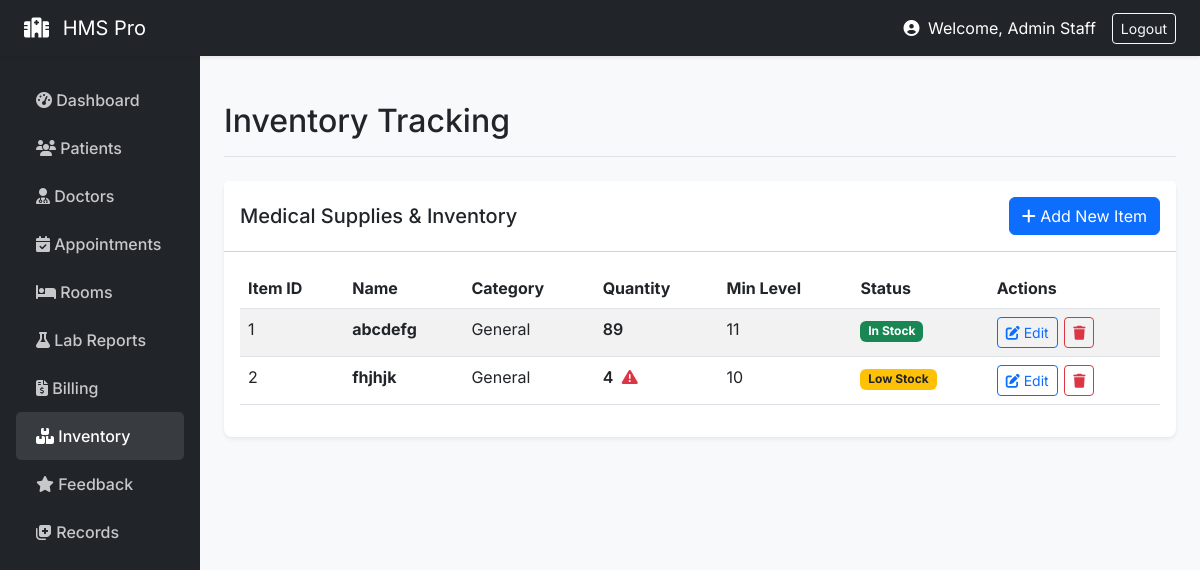
The app's page /staff/inventory (signed in) with its own data.
### models/__init__.py (models this page shows, shortened)
class User(UserMixin, db.Model):
    id = db.Column(db.Integer, primary_key=True)
    email = db.Column(db.String(120), unique=True, nullable=False)
    name = db.Column(db.String(100), nullable=False)
    role = db.Column(db.String(20), nullable=False)
    password_hash = db.Column(db.String(200), nullable=False)
    age = db.Column(db.Integer)
    gender = db.Column(db.String(10))
    staff_role = db.Column(db.String(50))
    department = db.Column(db.String(50))
    staff_id = db.Column(db.String(20))
    created_at = db.Column(db.DateTime, default=datetime.utcnow)

class Inventory(db.Model):
    id = db.Column(db.Integer, primary_key=True)
    name = db.Column(db.String(100))
    quantity = db.Column(db.Integer)
    expiry_date = db.Column(db.Date)
    supplier = db.Column(db.String(100))
    category = db.Column(db.String(50))
    min_stock = db.Column(db.Integer, default=10)

### routes/staff.py (the view, shortened to what this page needs)
@staff_bp.route('/inventory', methods=['GET', 'POST'])
def inventory():
    form = InventoryForm()
    items = Inventory.query.all()
    return render_template('inventory.html', items=items, form=form)

### models/__init__.py (called while the page is built)
@login_manager.user_loader
def load_user(user_id):
    return User.query.get(int(user_id))

### routes/staff.py (called while the page is built)
def staff_required(f):
    @wraps(f)
    def decorated_function(*args, **kwargs):
        if current_user.role != 'staff':
            flash('Staff access only', 'danger')
            return redirect(url_for('auth.login'))
        return f(*args, **kwargs)
    return decorated_function

@staff_bp.before_request
@login_required
@staff_required
def before_request():
    pass

### templates/inventory.html (shortened to what this page needs)
{% extends "base.html" %}
{% block page_title %}Inventory Tracking{% endblock %}
{% block content %}
<div class="card">
    <div class="card-header bg-white d-flex justify-content-between align-items-center py-3">
        <h5 class="mb-0">Medical Supplies & Inventory</h5>
        <button type="button" class="btn btn-primary" data-bs-toggle="modal" data-bs-target="#addItemModal">
            <i class="fas fa-plus"></i> Add New Item
        </button>
    </div>
    <div class="card-body">
        {% if items|length == 0 %}
        <div class="text-center text-muted py-5">
            <i class="fas fa-boxes fa-3x mb-3"></i>
            <p>No inventory items found. Click "Add New Item" to create one.</p>
        </div>
        {% else %}
        <table class="table table-striped table-hover datatable w-100">
            <thead>
                <tr>
                    <th>Item ID</th>
                    <th>Name</th>
                    <th>Category</th>
                    <th>Quantity</th>
                    <th>Min Level</th>
                    <th>Status</th>
                    <th>Actions</th>
                </tr>
            </thead>
            <tbody>
                {% for item in items %}
                <tr>
                    <td>{{ item.id }}</td>
                    <td><strong>{{ item.name }}</strong></td>
                    <td>{{ item.category or 'General' }}</td>
                    <td>
                        <span style="font-weight: 600;">{{ item.quantity }}</span>
                        {% if item.quantity <= item.min_stock %}
                        <i class="fas fa-exclamation-triangle text-danger ms-1" title="Low Stock"></i>
                        {% endif %}
                    </td>
                    <td>{{ item.min_stock }}</td>
                    <td>
                        {% if item.quantity == 0 %}
                        <span class="badge bg-danger">Out of Stock</span>
                        {% elif item.quantity <= item.min_stock %}
                        <span class="badge bg-warning text-dark">Low Stock</span>
                        {% else %}
                        <span class="badge bg-success">In Stock</span>
                        {% endif %}
                    </td>
                    <td class="text-nowrap">
                        <a href="{{ url_for('staff.edit_inventory', id=item.id) }}" class="btn btn-sm btn-outline-primary" title="Edit"><i class="fas fa-edit"></i> Edit</a>
                        <form action="{{ url_for('staff.delete_inventory', id=item.id) }}" method="POST" class="action-form" onsubmit="return confirm('Delete this inventory item?');">
                            <button type="submit" class="btn btn-sm btn-outline-danger" title="Delete"><i class="fas fa-trash"></i></button>
                        </form>
                    </td>
                </tr>
                {% endfor %}
            </tbody>
        </table>
        {% endif %}
    </div>
</div>
{% endblock %}

### templates/base.html (shortened to what this page needs)
<!doctype html>
<html lang="en">
<head>
  <link href="https://cdn.jsdelivr.net/npm/bootstrap@5.3.0/dist/css/bootstrap.min.css" rel="stylesheet">
  <link rel="stylesheet" href="https://cdnjs.cloudflare.com/ajax/libs/font-awesome/6.4.0/css/all.min.css">
</head>
<body>
{% if current_user.is_authenticated %}
<nav class="navbar navbar-dark bg-dark sticky-top shadow-sm">
  <div class="container-fluid px-4">
    <a class="navbar-brand" href="/"><i class="fas fa-hospital me-2"></i> HMS Pro</a>
    <div class="d-flex align-items-center text-white">
      <span class="me-3">
        <i class="fas fa-user-circle me-1"></i> Welcome, {{ current_user.name }}
      </span>
      <a class="btn btn-outline-light btn-sm" href="{{ url_for('auth.logout') }}">Logout</a>
    </div>
  </div>
</nav>
{% endif %}
<div id="main-wrapper">
    {% if not current_user.is_authenticated %}
        <div class="container mt-5">
    {% else %}
        <div class="container-fluid">
            <div class="row">
                <nav class="col-md-2 d-none d-md-block sidebar px-3">
                    <ul class="nav flex-column">
                        {% if current_user.role == 'staff' %}
                            <li class="nav-item">
                                <a class="nav-link {{ 'active' if request.endpoint == 'staff.dashboard' else '' }}" href="{{ url_for('staff.dashboard') }}"><i class="fas fa-tachometer-alt"></i> Dashboard</a>
                            </li>
                            <li class="nav-item">
                                <a class="nav-link {{ 'active' if request.endpoint == 'staff.patients' else '' }}" href="{{ url_for('staff.patients') }}"><i class="fas fa-users"></i> Patients</a>
                            </li>
                            <li class="nav-item">
                                <a class="nav-link {{ 'active' if request.endpoint == 'staff.doctors' else '' }}" href="{{ url_for('staff.doctors') }}"><i class="fas fa-user-md"></i> Doctors</a>
                            </li>
                            <li class="nav-item">
                                <a class="nav-link {{ 'active' if request.endpoint == 'staff.appointments' else '' }}" href="{{ url_for('staff.appointments') }}"><i class="fas fa-calendar-check"></i> Appointments</a>
                            </li>
                            <li class="nav-item">
                                <a class="nav-link {{ 'active' if request.endpoint == 'staff.rooms' else '' }}" href="{{ url_for('staff.rooms') }}"><i class="fas fa-bed"></i> Rooms</a>
                            </li>
                            <li class="nav-item">
                                <a class="nav-link {{ 'active' if request.endpoint == 'staff.lab' else '' }}" href="{{ url_for('staff.lab') }}"><i class="fas fa-flask"></i> Lab Reports</a>
                            </li>
                            <li class="nav-item">
                                <a class="nav-link {{ 'active' if request.endpoint == 'staff.billing' else '' }}" href="{{ url_for('staff.billing') }}"><i class="fas fa-file-invoice-dollar"></i> Billing</a>
                            </li>
                            <li class="nav-item">
                                <a class="nav-link {{ 'active' if request.endpoint == 'staff.inventory' else '' }}" href="{{ url_for('staff.inventory') }}"><i class="fas fa-boxes"></i> Inventory</a>
                            </li>
                            <li class="nav-item">
                                <a class="nav-link {{ 'active' if request.endpoint == 'staff.feedback' else '' }}" href="{{ url_for('staff.feedback') }}"><i class="fas fa-star"></i> Feedback</a>
                            </li>
                            <li class="nav-item">
                                <a class="nav-link {{ 'active' if request.endpoint == 'staff.records' else '' }}" href="{{ url_for('staff.records') }}"><i class="fas fa-notes-medical"></i> Records</a>
                            </li>
                        {% endif %}
                    </ul>
                </nav>
                <main class="col-md-10 ms-sm-auto px-md-4 main-content">
                    <div class="d-flex justify-content-between flex-wrap flex-md-nowrap align-items-center pt-3 pb-2 mb-4 border-bottom">
                        <h1 class="h2">{% block page_title %}{% endblock %}</h1>
                    </div>
    {% endif %}
    {% block content %}{% endblock %}
    {% if current_user.is_authenticated %}
                </main>
            </div>
        </div>
    {% else %}
        </div>
    {% endif %}
</div>
</body>
</html>

### templates/base.html (style rules this page uses)
body { background-color: #f8f9fa; font-family: 'Inter', sans-serif; }
.sidebar { min-height: 100vh; background-color: #212529; color: white; padding-top: 20px; }
.sidebar .nav-link { color: rgba(255,255,255,.75); padding: 12px 20px; font-weight: 500; }
.sidebar .nav-link:hover, .sidebar .nav-link.active { color: white; background-color: rgba(255,255,255,.1); border-radius: 5px; }
.main-content { padding: 30px; }
.card { box-shadow: 0 0.125rem 0.25rem rgba(0,0,0,.075); border: none; border-radius: 0.5rem; margin-bottom: 20px; }
.action-form { display: inline-block; margin: 0 2px; }

### records on screen
User: name "Admin Staff"
Inventory: id "1", name "abcdefg", category "General", quantity "89", min_stock "11", shows "In Stock"
Inventory: id "2", name "fhjhjk", category "General", quantity "4", min_stock "10", shows "Low Stock"
